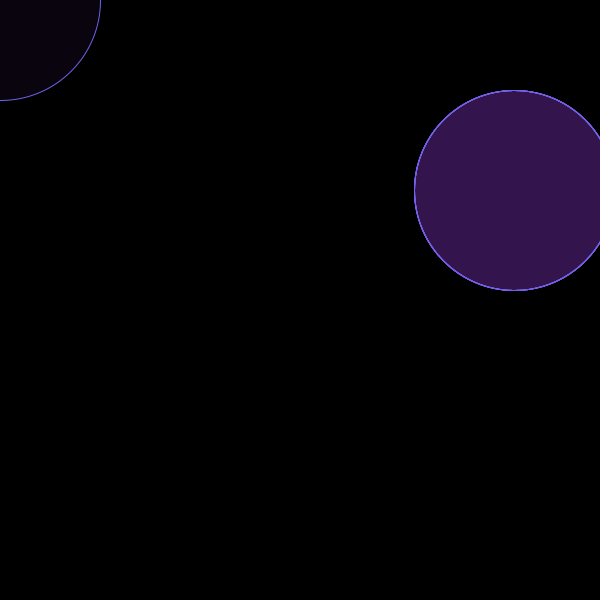
Frame 1 (no input)
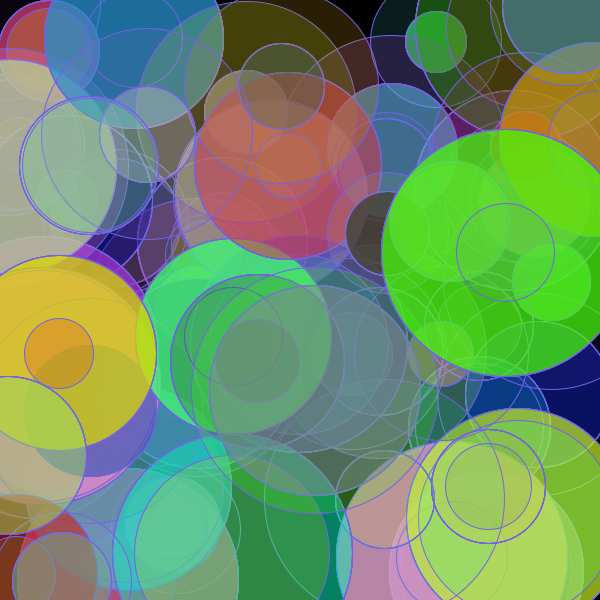
Frame 60 (the mouse pressed at the canvas centre just before this capture)
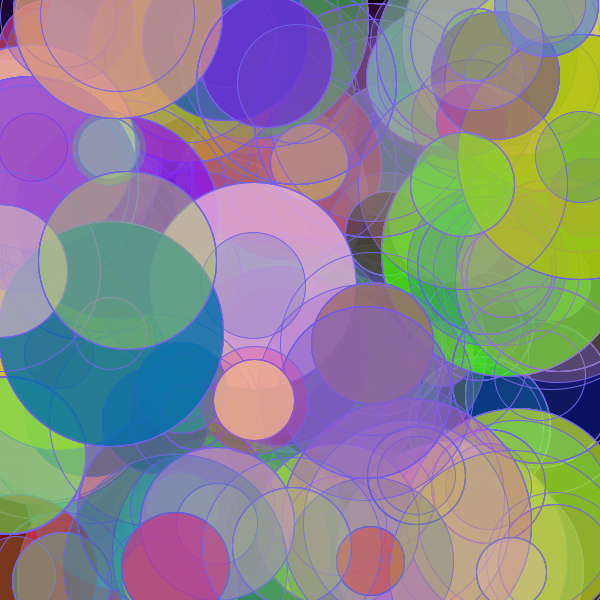
Frame 120 (the mouse held since frame 60 and released just before this capture)

The Processing sketch that drew these frames (run headless with seeded random() and noise(); from frame 60 on, the mouse is pressed at the canvas centre):

// Processing sketch: processing_31942
// ── processing_31942.pde

//import processing.pdf.*;

float paris = 0;
float berlin = 0;
float london = 200;

void setup(){
  size(600,600);
  background(0);
  stroke(113,98,232);
}

void draw(){
  
  smooth();
  fill(random(255),random(255),random(255),random(70));
  ellipse(paris,berlin,london,london);
  paris = random(600);
  berlin = random(600);
  ellipse(paris,berlin,london,london);
  ellipse(paris,berlin,london,london);
  ellipse(paris,berlin,london,london);
  ellipse(paris,berlin,london,london);
  ellipse(paris,berlin,london,london);
  ellipse(paris,berlin,london,london);
  
  london =random(50,250);
  
  }

  
  
